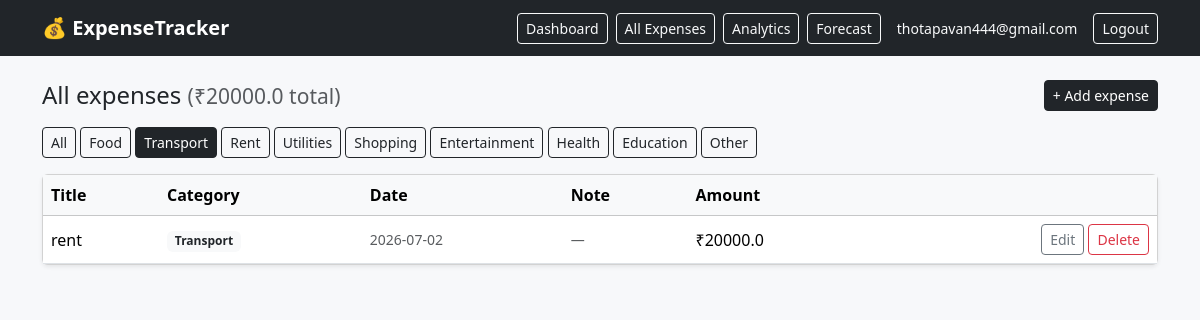
The app's page /expenses?category=Transport (signed in) with its own data.
### models.py (models this page shows, shortened)
class User(UserMixin, db.Model):
    id = db.Column(db.Integer, primary_key=True)
    email = db.Column(db.String(120), unique=True, nullable=False)
    password_hash = db.Column(db.String(200), nullable=False)
    monthly_budget = db.Column(db.Float, default=0.0)
    expenses = db.relationship("Expense", backref="owner", lazy=True, cascade="all, delete-orphan")

class Expense(db.Model):
    id = db.Column(db.Integer, primary_key=True)
    user_id = db.Column(db.Integer, db.ForeignKey("user.id"), nullable=False)
    title = db.Column(db.String(120), nullable=False)
    amount = db.Column(db.Float, nullable=False)
    category = db.Column(db.String(50), default="Other")
    note = db.Column(db.String(255), default="")
    expense_date = db.Column(db.Date, default=date.today)
    created_at = db.Column(db.Date, default=date.today)

### app.py (the view)
    @app.route("/expenses")
    @login_required
    def list_expenses():
        category_filter = request.args.get("category", "")
        query = Expense.query.filter_by(user_id=current_user.id)
        if category_filter:
            query = query.filter_by(category=category_filter)
        expenses = query.order_by(Expense.expense_date.desc(), Expense.id.desc()).all()
        total = round(sum(e.amount for e in expenses), 2)
        return render_template(
            "expenses.html", expenses=expenses, total=total,
            categories=CATEGORIES, active_category=category_filter
        )

### templates/expenses.html (shortened to what this page needs)
{% extends "base.html" %}
{% block content %}
<div class="d-flex justify-content-between align-items-center mb-3">
  <h4 class="mb-0">All expenses <span class="text-muted small">(₹{{ total }} total)</span></h4>
  <a href="{{ url_for('add_expense') }}" class="btn btn-dark btn-sm">+ Add expense</a>
</div>
<div class="mb-3">
  <a href="{{ url_for('list_expenses') }}" class="btn btn-sm {{ 'btn-dark' if not active_category else 'btn-outline-dark' }}">All</a>
  {% for c in categories %}
    <a href="{{ url_for('list_expenses', category=c) }}"
       class="btn btn-sm {{ 'btn-dark' if active_category == c else 'btn-outline-dark' }}">{{ c }}</a>
  {% endfor %}
</div>
<div class="card shadow-sm">
  <div class="table-responsive">
    <table class="table table-hover align-middle mb-0">
      <thead class="table-light">
        <tr><th>Title</th><th>Category</th><th>Date</th><th>Note</th><th>Amount</th><th></th></tr>
      </thead>
      <tbody>
        {% for e in expenses %}
        <tr>
          <td>{{ e.title }}</td>
          <td><span class="badge bg-light text-dark">{{ e.category }}</span></td>
          <td class="small text-muted">{{ e.expense_date }}</td>
          <td class="small text-muted">{{ e.note or '—' }}</td>
          <td>₹{{ e.amount }}</td>
          <td class="text-end">
            <a href="{{ url_for('edit_expense', expense_id=e.id) }}" class="btn btn-sm btn-outline-secondary">Edit</a>
            <form method="POST" action="{{ url_for('delete_expense', expense_id=e.id) }}" class="d-inline"
                  onsubmit="return confirm('Delete {{ e.title }}?');">
              <button class="btn btn-sm btn-outline-danger">Delete</button>
            </form>
          </td>
        </tr>
        {% else %}
        <tr><td colspan="6" class="text-center text-muted py-4">No expenses found.</td></tr>
        {% endfor %}
      </tbody>
    </table>
  </div>
</div>
{% endblock %}

### templates/base.html (shortened to what this page needs)
<!doctype html>
<html lang="en">
<head>
  <link href="{{ url_for('static', filename='css/bootstrap.min.css') }}" rel="stylesheet">
</head>
<body>
  <nav class="navbar navbar-expand-lg navbar-dark bg-dark mb-4">
    <div class="container">
      <a class="navbar-brand" href="{{ url_for('index') }}">💰 ExpenseTracker</a>
      {% if current_user.is_authenticated %}
        <div class="d-flex align-items-center">
          <a href="{{ url_for('dashboard') }}" class="btn btn-sm btn-outline-light me-2">Dashboard</a>
          <a href="{{ url_for('list_expenses') }}" class="btn btn-sm btn-outline-light me-2">All Expenses</a>
          <a href="{{ url_for('analytics') }}" class="btn btn-sm btn-outline-light me-2">Analytics</a>
          <a href="{{ url_for('forecast') }}" class="btn btn-sm btn-outline-light me-3">Forecast</a>
          <span class="text-light me-3 small">{{ current_user.email }}</span>
          <a href="{{ url_for('logout') }}" class="btn btn-outline-light btn-sm">Logout</a>
        </div>
      {% endif %}
    </div>
  </nav>
  <div class="container">
    {% block content %}{% endblock %}
  </div>
</body>
</html>

### templates/base.html (style rules this page uses)
body { background: #f7f8fa; }
.navbar-brand { font-weight: 600; }

### records on screen
User: email "thotapavan444@gmail.com"
Expense: title "rent", category "Transport", expense_date "2026-07-02", note "—", amount "20000.0"

### other values on screen
{{ total }} "20000.0"
{{ c }} "Food" "Transport" "Rent" "Utilities" "Shopping" "Entertainment" "Health" "Education" "Other"
